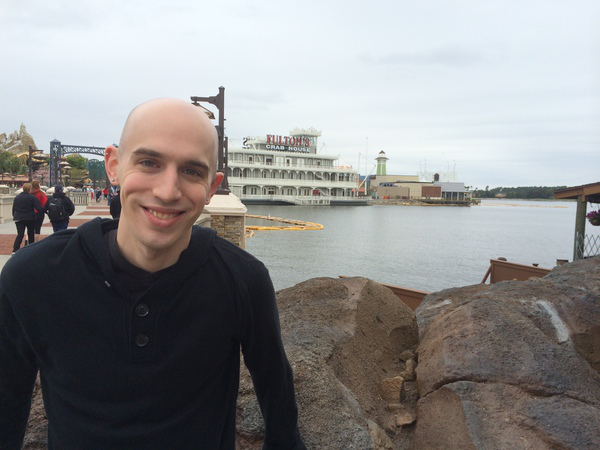
#> input picture OpenCV 101/OpenCV Basics/opencv-drawing/adrian.png, 600 x 450 px
$ python opencv_translate_practice.py --image ../opencv-drawing/adrian.png
#> lines starting #> are read from the running program, lines starting #| are printed output that depends on the picture
# USAGE
# python opencv_translate_practice.py

# import the necessary packages
import argparse
import cv2
import numpy as np
import imutils

#construct the argument parser and the arguments
ap = argparse.ArgumentParser()
ap.add_argument("-i", "--image", type=str, default="Linkedin-Logo.png",
    help="path to the input image")
args = vars(ap.parse_args())

# load the image and display it to our screen
image = cv2.imread(args["image"])
#> image is the input picture: shape (450, 600, 3); mean B, G, R 139.9, 140.1, 141
cv2.imshow("Original", image)

# shift the image 25 pixels to the right and 50 pixels down
M = np.float32([[1, 0 , 25], [0, 1, 50]])
shifted = cv2.warpAffine(image, M, (image.shape[1], image.shape[0]))
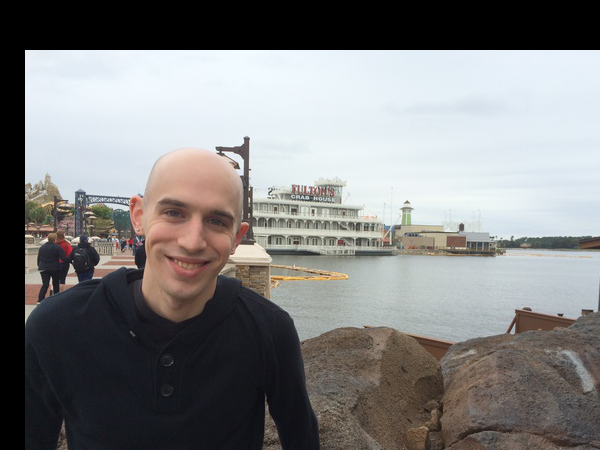
#> shifted: shape (450, 600, 3); mean B, G, R 127.8, 128, 128.4
cv2.imshow("Shifted Down and Right", shifted)

# shift the image 25 pixels to the left and 50 pixels down
M = np.float32([[1, 0 , -50], [0, 1, 25]])
shifted = cv2.warpAffine(image, M, (image.shape[1], image.shape[0]))
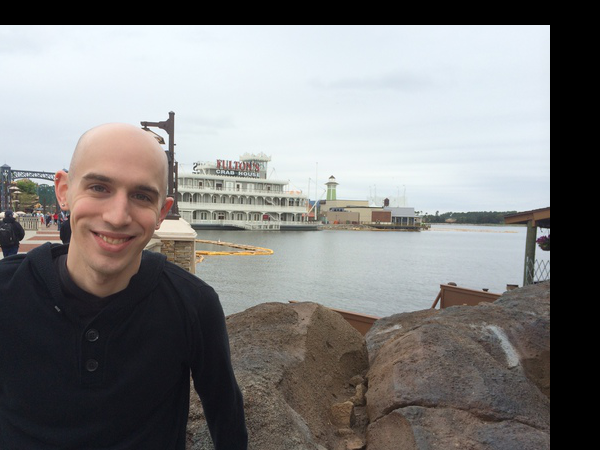
#> shifted: shape (450, 600, 3); mean B, G, R 127.4, 127.7, 128.4
cv2.imshow("Shifted Down and Left", shifted)

# now, let's shift the image 50 pixels to the left and 90 pixels
# up by specifying negative values for the x and y directions respectively
M = np.float32([[1, 0, -50], [0, 1, -90]])
shifted = cv2.warpAffine(image, M, (image.shape[1], image.shape[0]))
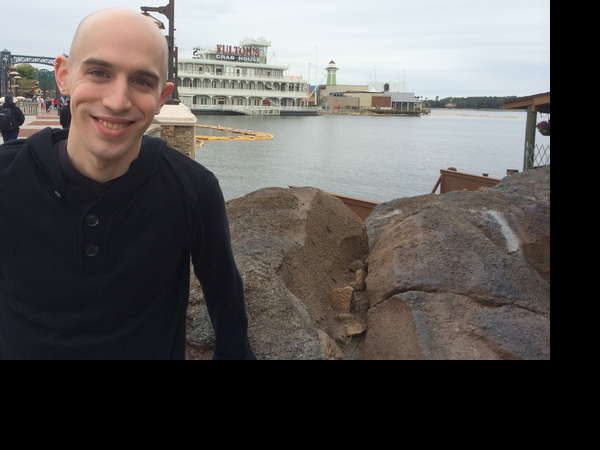
#> shifted: shape (450, 600, 3); mean B, G, R 84.8, 86.4, 89.1
cv2.imshow("Shifted Up and and Left", shifted)

# now, let's shift the image 50 pixels to the right and 90 pixels
# up by specifying negative values for the x and y directions respectively
M = np.float32([[1, 0, 50], [0, 1, -90]])
shifted = cv2.warpAffine(image, M, (image.shape[1], image.shape[0]))
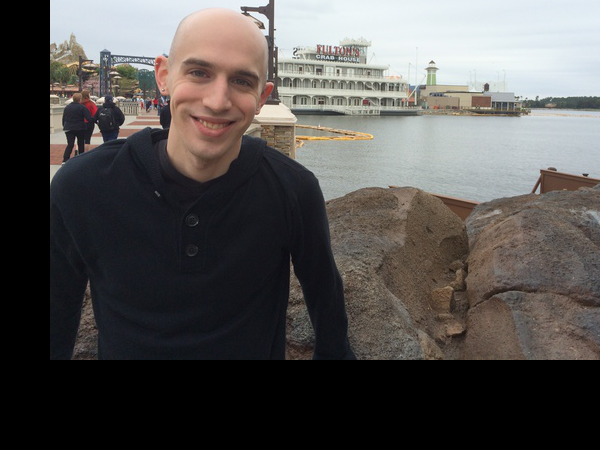
#> shifted: shape (450, 600, 3); mean B, G, R 81.3, 83, 85.7
cv2.imshow("Shifted Up and and Right", shifted)

# use the imutils helper function to translate the image 100 pixels
# down in a single function call
shifted = imutils.translate(image, 0, 100)
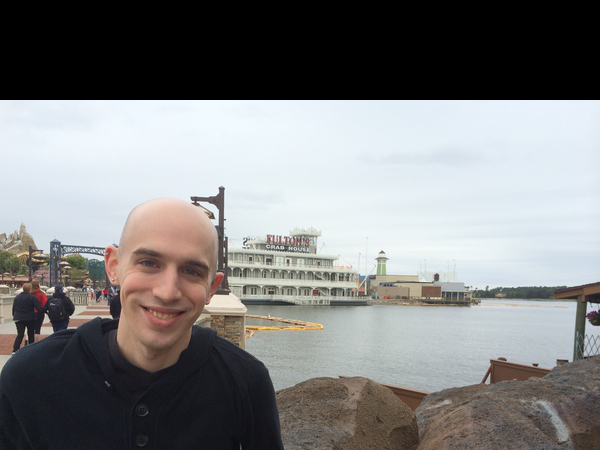
#> shifted: shape (450, 600, 3); mean B, G, R 127.9, 127.8, 127.6
cv2.imshow("Shifted Down", shifted)
cv2.waitKey(0)

$ run again, on OpenCV 101/OpenCV Basics/opencv-image-arithmetic/grand_canyon.png
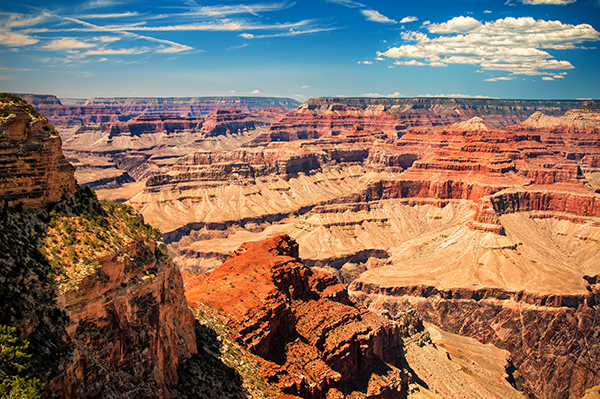
#> input picture OpenCV 101/OpenCV Basics/opencv-image-arithmetic/grand_canyon.png, 600 x 399 px
#> image is the input picture: shape (399, 600, 3); mean B, G, R 97.3, 113.1, 138.6
#> `shifted = cv2.warpAffine(image, M, (image.shape[1], image.shape[0]))`:
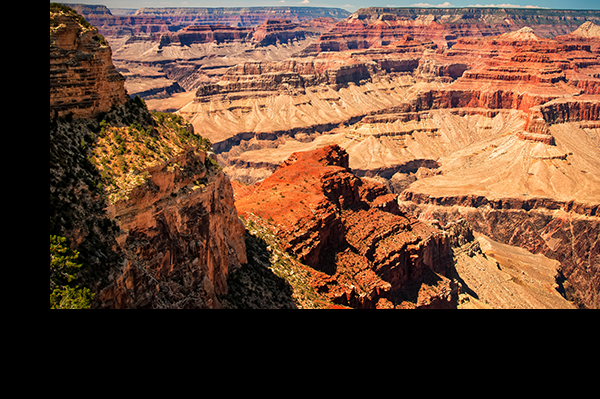
#> shifted: shape (399, 600, 3); mean B, G, R 52.1, 71.8, 105.3
#> `shifted = imutils.translate(image, 0, 100)`:
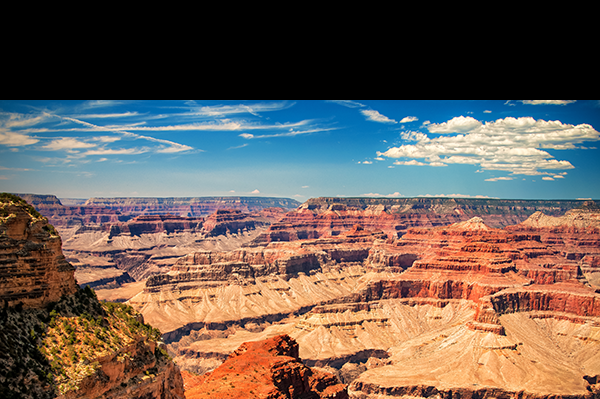
#> shifted: shape (399, 600, 3); mean B, G, R 86.5, 95.7, 110.5
